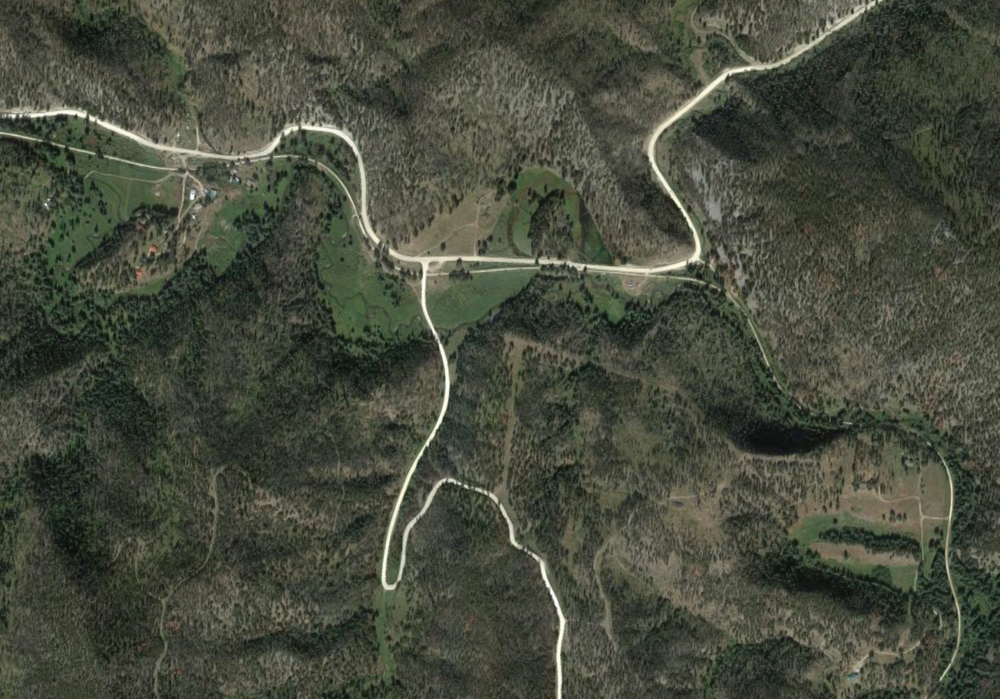
%> input picture hardImg.png, 1000 x 699 px, shrunk from 1280 x 895 before the run
$ octave --eval "result = blurSegmentation('hardImg.png');"   (GNU Octave 9; MATLAB toolbox functions it lacks are replaced by stand-ins)
%> lines starting %> are read from the running program, lines starting %| are printed output that depends on the picture; in (x1, y1, x2, y2) boxes, pixels count from 0 and x2, y2 are one past the last pixel; in counts of white or black regions, pixels touching at a corner belong together; the program's own positions count from 1
function [ Comps ] = blurSegmentation( imageFile )
%> called with imageFile = 'hardImg.png'
%UNTITLED Summary of this function goes here
%   Detailed explanation goes here

J = imread(imageFile);
%> J is the input picture: size 699x1000x3 uint8; mean R, G, B 70.8, 75.1, 60.9
I = rgb2gray(J);
I = imcomplement(I);
[x,y] = size(I);
%> x = 699; y = 1000

seThick = strel('square', 20);
IoThick = imopen(I, seThick);

IeThick = imerode(IoThick, seThick);
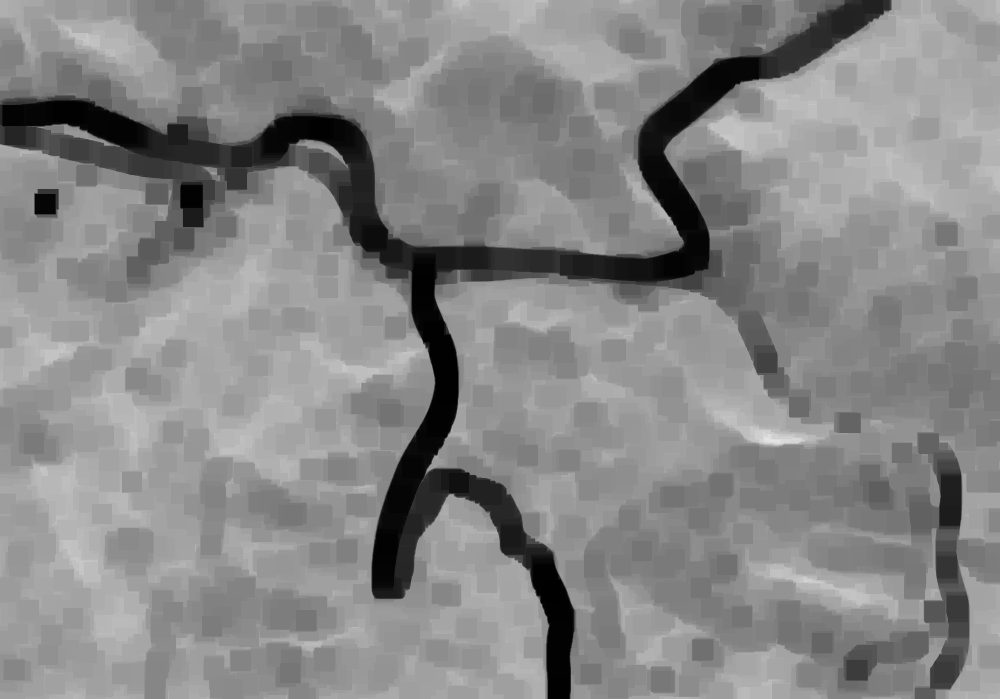
%> IeThick: size 699x1000 uint8; min 0, max 228, mean 134.6
IobrThick = imreconstruct(IeThick, I);

IobrdThick = imdilate(IobrThick, seThick);
IobrcbrThick = imreconstruct(imcomplement(IobrdThick), imcomplement(IobrThick));
IobrcbrThick = imcomplement(IobrcbrThick);
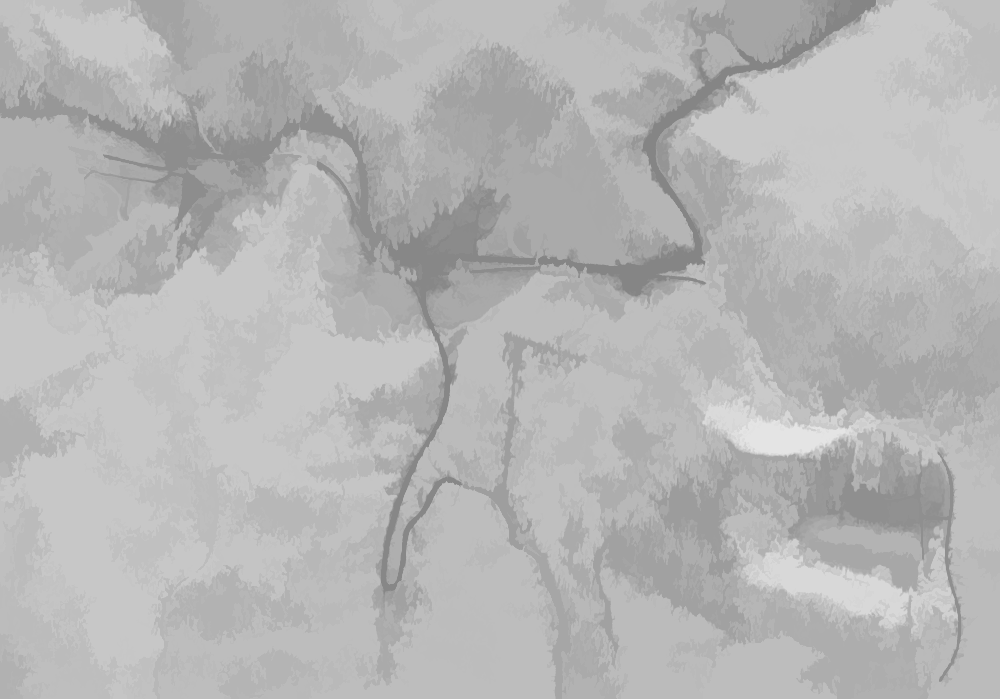
%> IobrcbrThick: size 699x1000 uint8; min 133, max 228, mean 181.7

fgmThick = imregionalmax(IobrcbrThick);
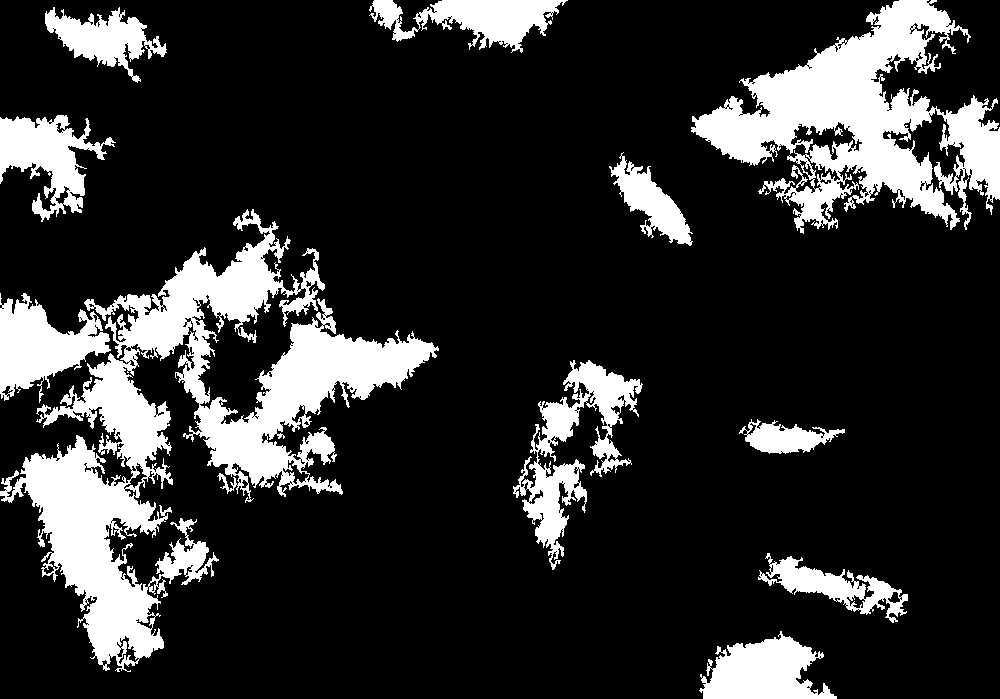
%> fgmThick: size 699x1000 logical; 18.3% white; 11 white regions, largest, box (x1, y1, x2, y2) and area: (0, 209, 439, 672) 54550, (691, 0, 1000, 234) 30755, (513, 360, 643, 570) 8055
fgmThick = edge(fgmThick);
%> fgmThick: size 699x1000 logical; 4% white in thin lines or dots
fgmThick = bwmorph(fgmThick, 'thicken', 2);
%> fgmThick: size 699x1000 logical; 6.8% white in thin lines or dots
seThick = strel('disk', 1);
closefgmThick = imclose(fgmThick,seThick);
%> closefgmThick: size 699x1000 logical; 8.4% white; 609 white regions (388 under 20 px), largest, box (x1, y1, x2, y2) and area: (880, 94, 1000, 232) 3565, (203, 388, 346, 506) 3503, (230, 207, 349, 342) 3089
BWThick = edge(closefgmThick,'Canny');
%> BWThick: size 699x1000 logical; 5% white in thin lines or dots
se90 = strel('line', 3, 90);
se0 = strel('line', 3, 0);
BWsdilThick = imdilate(BWThick, [se90 se0]);
%> BWsdilThick: size 699x1000 logical; 15.3% white; 16 white regions, largest, box (x1, y1, x2, y2) and area: (0, 205, 364, 677) 39883, (687, 0, 1000, 237) 21383, (509, 357, 647, 574) 10421
BWsdilThick = bwfill(BWsdilThick,'holes');
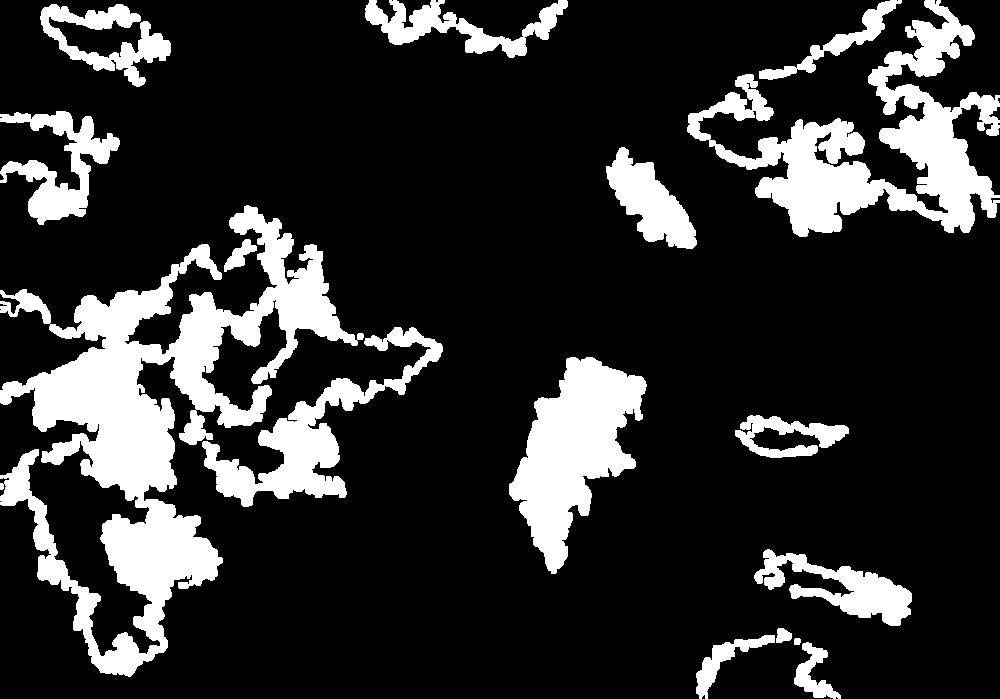
%> BWsdilThick: size 699x1000 logical; 18.6% white; 16 white regions, largest, box (x1, y1, x2, y2) and area: (0, 205, 364, 677) 49747, (687, 0, 1000, 237) 24656, (509, 357, 647, 574) 15062
CCThick = bwconncomp(~BWsdilThick,8);
%> CCThick = 25 connected components
labeledThick = labelmatrix(CCThick);
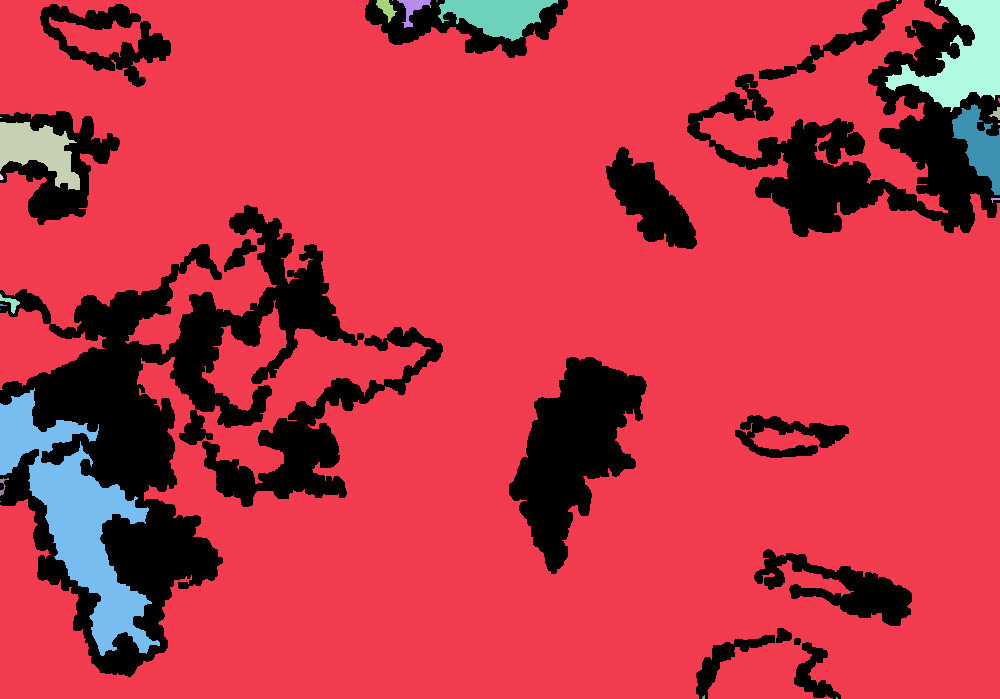
%> labeledThick: size 699x1000 uint8; 26 distinct labels, from 0 to 25; one colour per label, 0 black
RGB_labelThick = label2rgb(labeledThick, 'jet', 'w', 'shuffle');
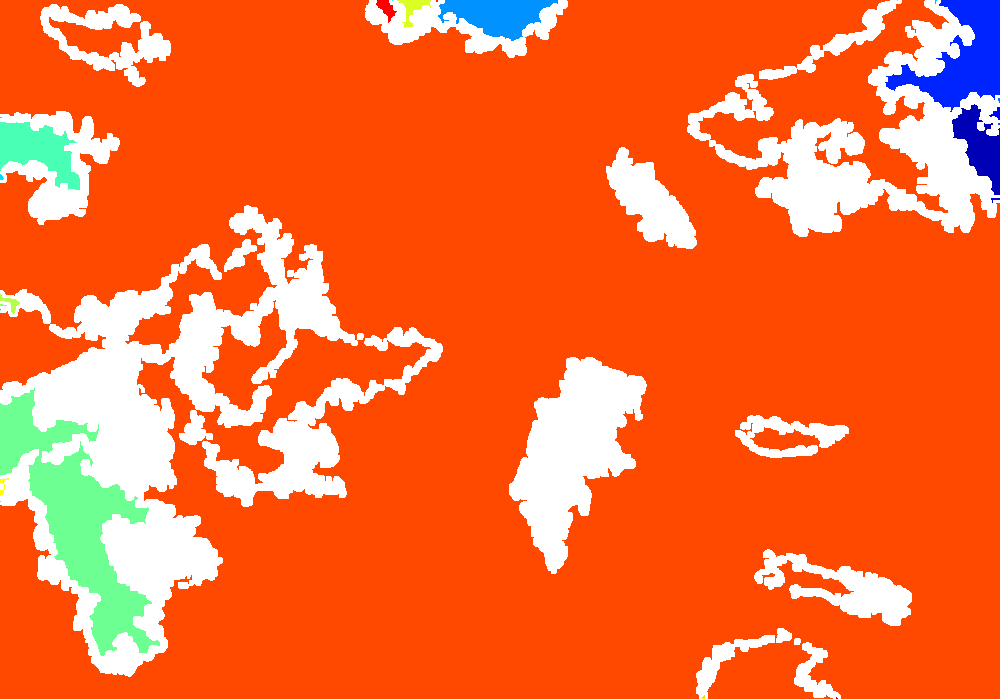
%> RGB_labelThick: size 699x1000x3 uint8; mean R, G, B 247.2, 111.2, 54.9
imshow(RGB_labelThick)

Comps = CCThick;
%> Comps = 25 connected components

end

$ run again, on 1004.png
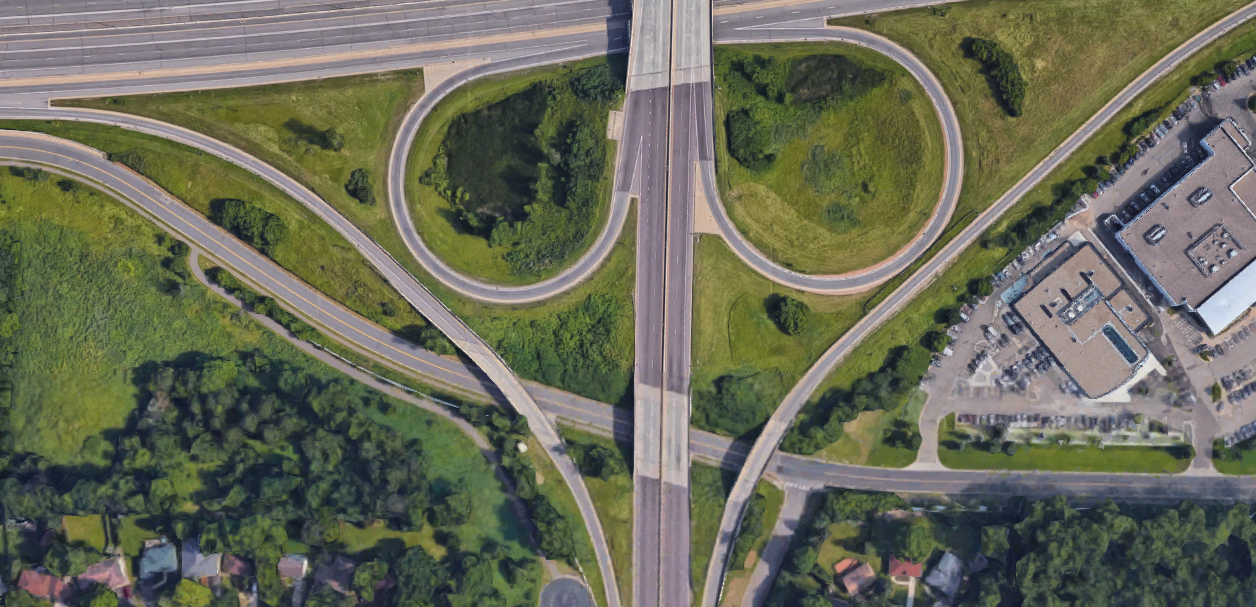
%> input picture 1004.png, 1256 x 607 px
%> in blurSegmentation, J is the input picture: size 607x1256x3 uint8; mean R, G, B 105.2, 107.3, 89.5
%> in blurSegmentation, `fgmThick = imregionalmax(IobrcbrThick);`:
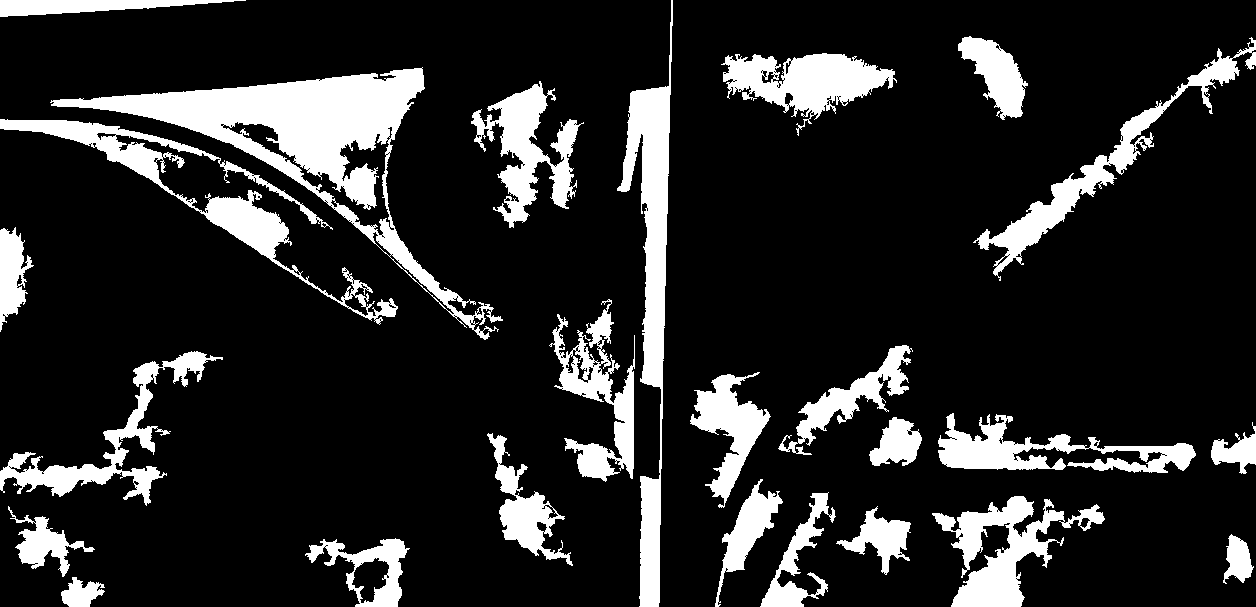
%> fgmThick: size 607x1256 logical; 15.8% white; 25 white regions, largest, box (x1, y1, x2, y2) and area: (50, 67, 503, 340) 22331, (617, 0, 673, 607) 11099, (0, 119, 398, 325) 8968
%> closefgmThick: size 607x1256 logical; 9.3% white; 668 white regions (379 under 20 px), largest, box (x1, y1, x2, y2) and area: (552, 0, 676, 607) 11341, (48, 64, 427, 147) 3356, (0, 116, 251, 185) 2672
%> BWThick: size 607x1256 logical; 5% white in thin lines or dots
%> CCThick = 34 connected components
%> labeledThick: size 607x1256 uint8; 35 distinct labels, from 0 to 34
%> in blurSegmentation, `RGB_labelThick = label2rgb(labeledThick, 'jet', 'w', 'shuffle');`:
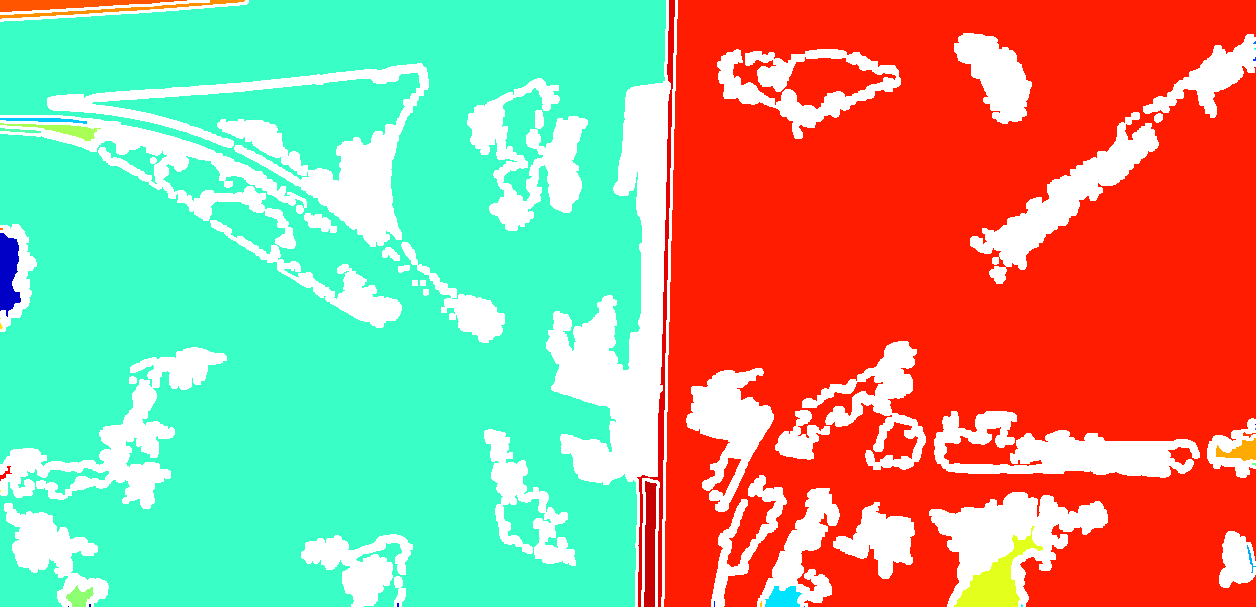
%> RGB_labelThick: size 607x1256x3 uint8; mean R, G, B 173.7, 166.8, 132.2
